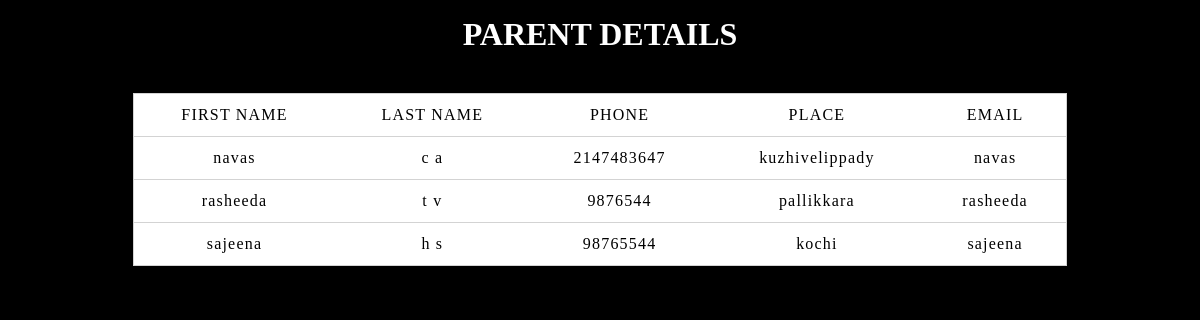
Screenshot of /project/viewparents.php with the database file from the repository.
### tables this page shows
CREATE TABLE IF NOT EXISTS `parents` (
  `parentid` int NOT NULL AUTO_INCREMENT,
  `id` int NOT NULL,
  `firstname` varchar(15) NOT NULL,
  `lastname` varchar(15) NOT NULL,
  `phone` int NOT NULL,
  `place` varchar(15) NOT NULL,
  `email` varchar(20) NOT NULL,
  PRIMARY KEY (`parentid`)
);

### project/viewparents.php (the view, shortened to what this page needs)
<html>
<head>
	<CENTER>
<h1 style="color:white;">PARENT DETAILS</h1>
</CENTER>
</head>
<body>
	<center>
 	<table>
 	  <tr>
 	  	<th>FIRST NAME</th>
 	  	<th>LAST NAME</th>
 	  	<th>PHONE</th>
 	  	<th>PLACE</th>
        <th>EMAIL</th>
 	  </tr>
 	  <?php
       include 'connection.php';
       $q="SELECT firstname,lastname,phone,place,email from parents where id='0'";
       $r=mysqli_query($con,$q);
       while($s=mysqli_fetch_array($r))
       {
       echo '<tr>';
       echo '<th>'.$s['firstname'].'</th>';
       echo '<th>'.$s['lastname'].'</th>';
       echo '<th>'.$s['phone'].'</th>';
       echo '<th>'.$s['place'].'</th>';
       echo '<th>'.$s['email'].'</th>';
       echo '</tr>';
      }
 	  ?>
    </table>
	</center>
</body>
</html>

### project/viewparents.php (style rules this page uses)
body { margin: 1rem; background:url(""); background-size:cover; background-repeat:no-repeat; background-color:black; }
table { --accent-color: #362f4b; --text-color: black; --bgColorDarker: white; --bgColorLighter: white; --insideBorderColor: lightgray; width: 80%; margin: 40; padding: -10; border: 1px solid var(--accent-color); border-collapse: collapse; color: var(--text-color); table-layout: center; }
table tbody tr { border: 1px solid var(--insideBorderColor); background-color: var(--bgColorDarker); }
table tbody tr:nth-child(odd) { background-color: var(--bgColorLighter); }
table th { letter-spacing: 0.075rem; }
table th, table td { padding: 0.75rem 1rem; font-weight: normal; text-align: center; }
table th:nth-child(4), table td:nth-child(4) { text-align: center; }

### rows the page displays
parents: firstname "navas", lastname "c a", phone "2147483647", place "kuzhivelippady", email "navas"
parents: firstname "rasheeda", lastname "t v", phone "9876544", place "pallikkara", email "rasheeda"
parents: firstname "sajeena", lastname "h s", phone "98765544", place "kochi", email "sajeena"
